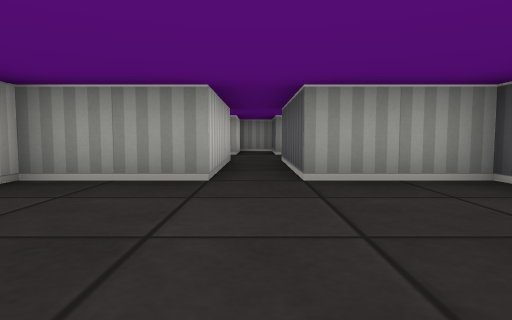
view 1 (above)

16 first-person views from a walk through a cub3D level. The camera is about half as high as the walls, tilts 4° down and sees 75° across. The floor is counted in squares. Each view is taken from the middle of a square. On the plan, view 1 faces up. The plan holds only what a view shows up to about 9 squares ahead; the rest is blank. The place goes on beyond the plan.

view 2
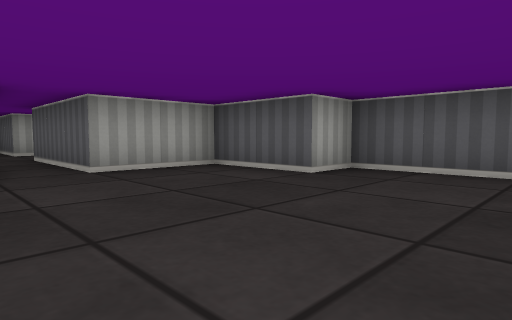

view 3
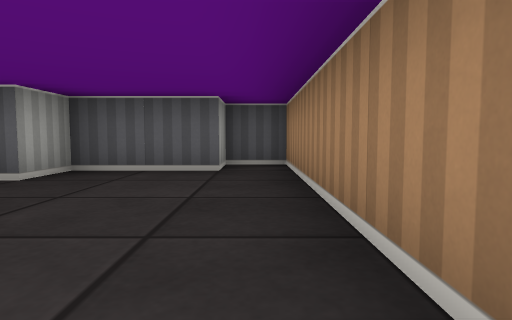

view 4
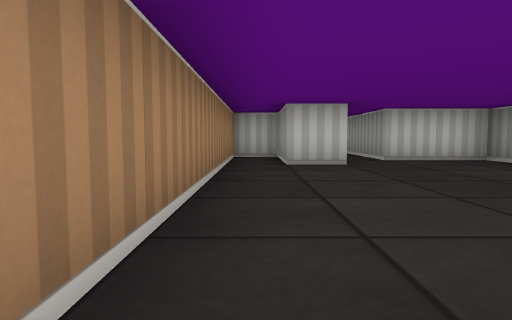

view 5
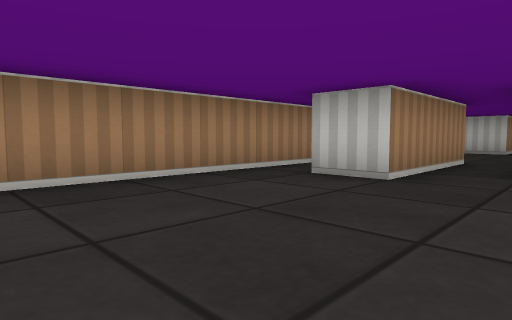

view 6
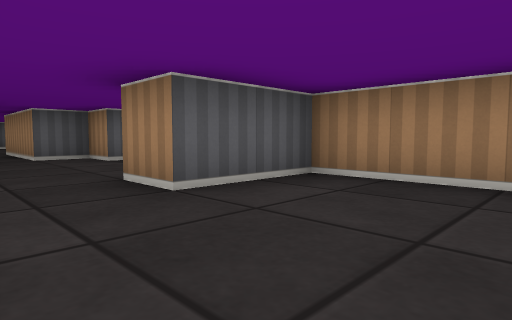

view 7
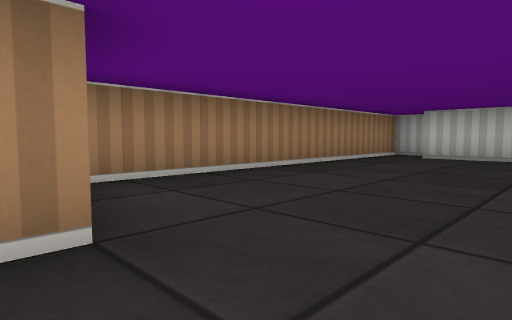

view 8
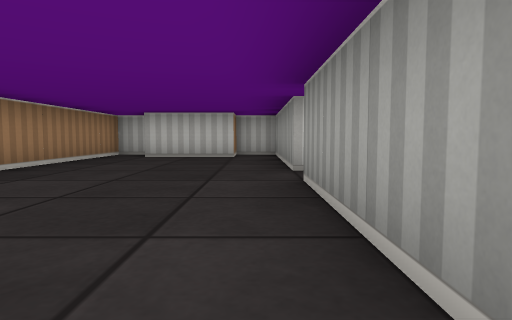

view 9
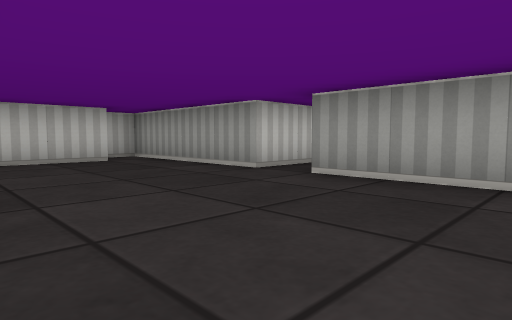

view 10
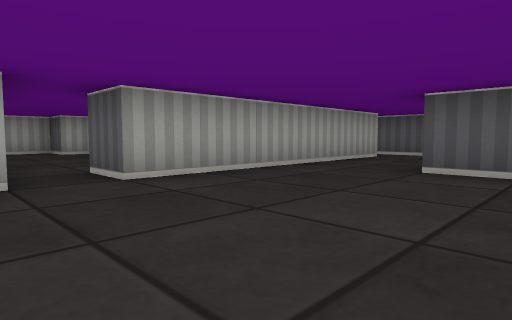

view 11
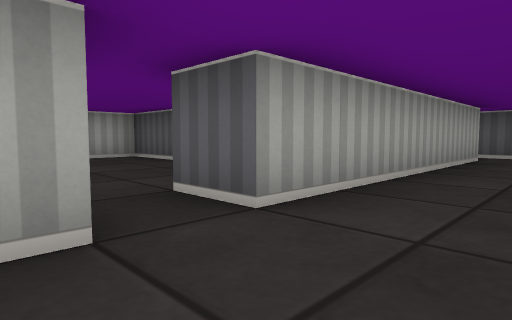

view 12
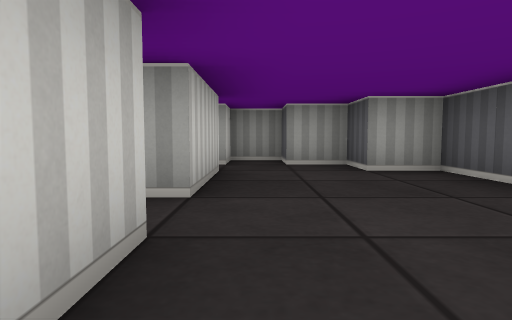

view 13
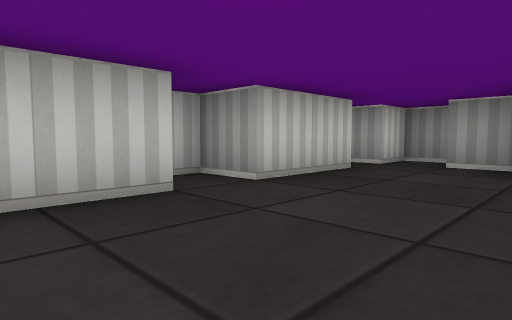

view 14
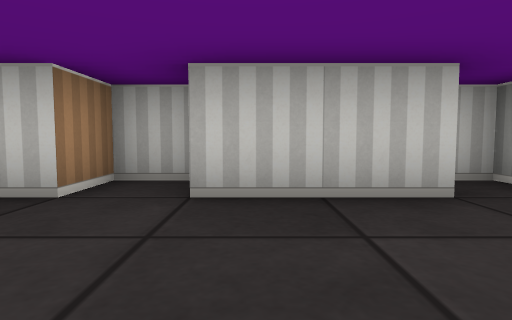

view 15
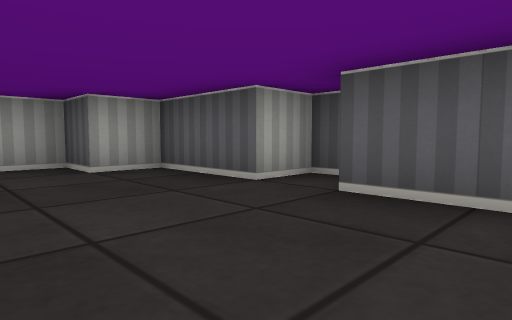

view 16
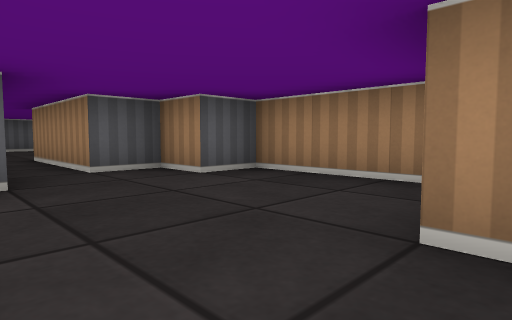

### Floor plan
Ten units are one square. View 1 is at (0, 0); x grows to the right and y downward. Boxes are objects, and circles mark ways between rooms. Rooms are numbered by the first view taken in them; rooms with no view inside come last. Other rooms are left out.
<svg viewBox="-180 -110 230 130">
<path fill="none" stroke="#000" d="M-45 -5 -15 -5 -15 5 -35 5 -35 15 45 15 45 5 35 5 35 -15 25 -15 25 -35 5 -35 5 -65M-5 -65 -5 -35 -25 -35 -25 -15 -50 -15M-135 -35 -135 -25 -175 -25 -175 -15 -165 -15 -165 5M-96 -25 -125 -25 -125 -35M-175 8 -175 15 -95 15 -95 -5M-55 -14 -55 -30M-64 -25 -96 -25M-95 -5 -85 -5 -85 4M-79 15 -55 15 -55 5 -45 5 -45 -5M-105 -65 -105 -85 -115 -85 -115 -95 -125 -95 -125 -105 -135 -105 -135 -95 -145 -95 -145 -90M-135 -86 -135 -65 -145 -65 -145 -55 -135 -55 -135 -35M-95 -60 -95 -65M-105 -42 -105 -55"/>
<circle cx="-40" cy="-10" r="3" fill="#2a7"/>
<circle cx="-90" cy="-15" r="3" fill="#2a7"/>
<circle cx="-130" cy="-30" r="3" fill="#2a7"/>
<text x="0" y="-10">1</text>
<text x="-130" y="-10">2</text>
<text x="-70" y="-10">3</text>
<text x="-120" y="-70">4</text>
</svg>
Room 1 opens to room 3. Room 2 opens to room 3. Room 2 opens to room 4.

Where each view was taken, in squares from view 1:
view 1: 0 up, 0 right, facing up
view 2: 1 down, 1 left, facing up-right
view 3: 1 down, 1 left, facing right
view 4: 1 down, 4 right, facing left
view 5: 2 up, 2 right, facing down-left
view 6: 2 up, 12 left, facing down-right
view 7: 2 up, 9 left, facing down-left
view 8: 2 up, 9 left, facing left
view 9: 1 down, 10 left, facing up-left
view 10: 1 down, 14 left, facing up-right
view 11: 1 up, 14 left, facing up-right
view 12: 4 up, 13 left, facing up
view 13: 4 up, 11 left, facing up-left
view 14: 7 up, 11 left, facing left
view 15: 4 up, 13 left, facing up-right
view 16: 2 up, 9 left, facing down-right
